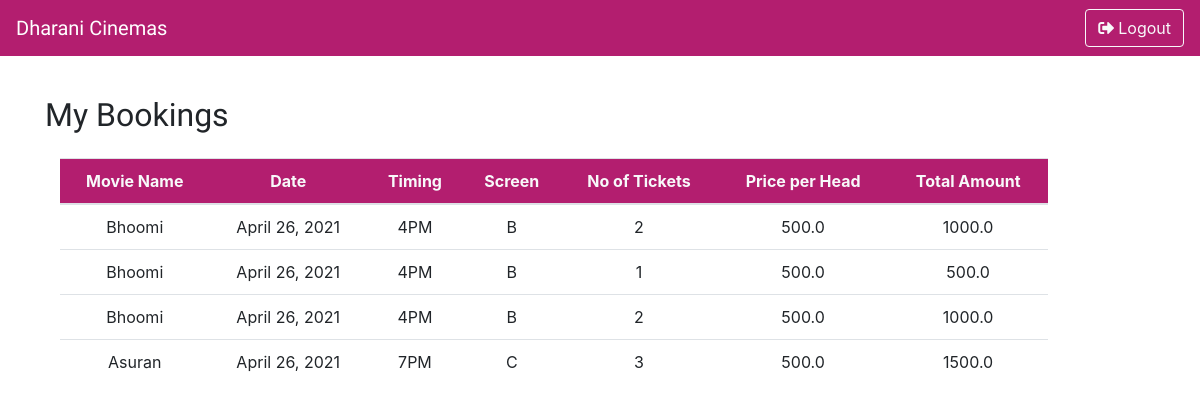
Before: /mybooking/ (signed in) with the older database file.
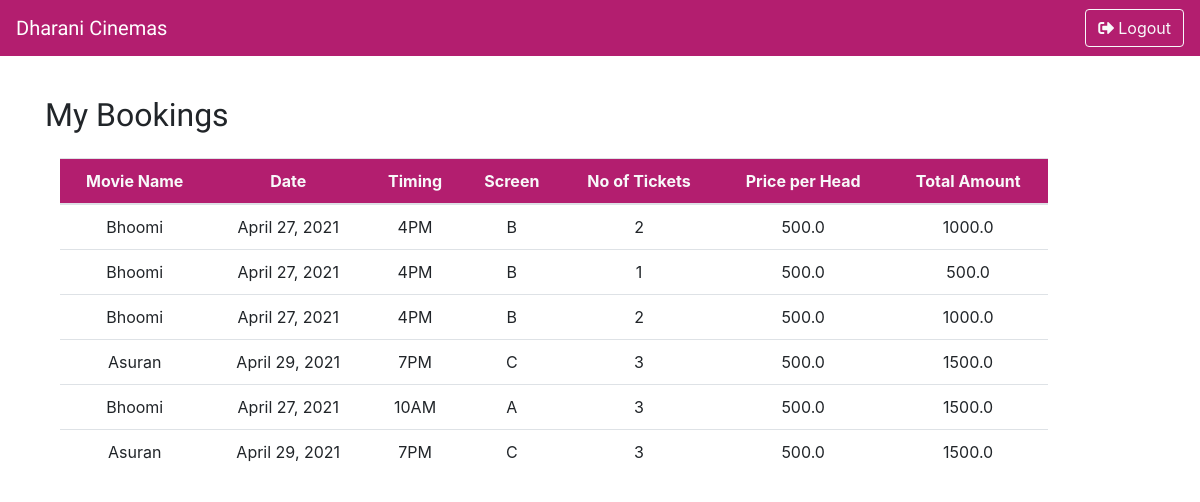
After: the same page with the newer database file.
### booking/models.py (models this page shows)
class Booking(models.Model):
    show = models.ForeignKey(Show,on_delete=models.CASCADE)
    noOfPerson = models.IntegerField()
    ticket_price = models.FloatField()
    user = models.CharField(max_length=500,default="")
    def __str__(self):
        return str(self.ticket_price)+" , "+str(self.noOfPerson)

### home/models.py (models this page shows, shortened)
class Movie(models.Model):
    movie_name = models.CharField(max_length=50)
    image = models.ImageField(blank= True,upload_to='./movie',default = 'default.jpg')
    ticket_price = models.FloatField()
    description = models.CharField(max_length=500,default="")

class Show(models.Model):
    SCREEN = (('A','A'),('B','B'),('C','C'),('D','D'))
    TIMING = (('10AM','10AM'),('1PM','1PM'),('4PM','4PM'),('7PM','7PM'))
    movie =  models.ForeignKey(Movie,on_delete=models.CASCADE)
    screen = models.CharField(max_length=5,choices=SCREEN)
    timing = models.CharField(max_length=5,choices=TIMING)
    date = models.DateField(auto_now=False, auto_now_add=False)
    class Meta:
        unique_together = ('screen', 'timing','date',)

### home/views.py (the view)
# urls.py: path('mybooking/',views.mybooking,name="bookingHistory"),
def mybooking(request):
    user = request.user
    bookingQuery = Booking.objects.filter(user = user.username)
    booking = []
    print(bookingQuery)
    for book in bookingQuery:
        temp = {}
        temp['booking'] = book
        temp['movie'] = book.show.movie.movie_name
        temp['perHead'] = book.ticket_price/book.noOfPerson
        booking.append(temp)
    print(booking)
    context = {
        'bookings':booking
    }
    return render(request,'home/booking_history.html',context)

### templates/home/booking_history.html (shortened to what this page needs)
{% load static %}
<html lang="en">
<head>
    <link
      rel="stylesheet"
      id="theme"
      href="{% static '/css/bootstrap.css' %}"
    />
    <link
      rel="stylesheet"
      href="https://pro.fontawesome.com/releases/v5.10.0/css/all.css"
    />
</head>
<body>
    <nav
      id="userNavbar"
      class="navbar navbar-expand-lg fixed-top navbar-dark bg-primary"
    >
      <div class="collapse navbar-collapse" id="navbarTogglerDemo01">
        <a
          class="navbar-brand"
          href="../"
          style="font-family: 'Patua One', cursive"
          >Dharani Cinemas</a
        >
        <div class="form-inline my-2 my-lg-0">
          <button
            onclick="logout()"
            id="logoutButton"
            class="btn btn-outline-light my-2 my-sm-0"
          >
            <i class="fas fa-sign-out-alt pr-1"></i>Logout
          </button>
        </div>
      </div>
    </nav>
    <div class="container" id="medOrderBody">
        <h2 class="mt-5 pt-5"  style="font-family: 'Patua One', cursive;">My Bookings</h2>
        <div class="col-md-11 mt-4">
        <div class="table-responsive r-scroll">
        <table class="table">
          <thead>
            <tr class="my-head text-light" style="background-color:#b31e6f">
              <th style="text-align:center">Movie Name</th>
              <th style="text-align:center">Date</th>
              <th style="text-align:center">Timing</th>
              <th style="text-align:center">Screen</th>
              <th style="text-align:center">No of Tickets</th>
              <th style="text-align:center">Price per Head</th>
              <th style="text-align:center">Total Amount</th>
            </tr>
          </thead>
          <tbody class="text-center">
            {% for booking in bookings%}
            <tr class="my-row">
              <td style="text-align:center; align-items: center; vertical-align:middle;">{{booking.movie}}</td>
              <td style="text-align:center; align-items: center; vertical-align:middle;">{{booking.booking.show.date}}</td>
              <td style="text-align:center; align-items: center; vertical-align:middle;">{{booking.booking.show.timing}}</td>
              <td style="text-align:center; align-items: center; vertical-align:middle;">{{booking.booking.show.screen}}</td>
              <td style="text-align:center; align-items: center; vertical-align:middle;">{{booking.booking.noOfPerson}}</td>
              <td style="text-align:center; align-items: center; vertical-align:middle;">{{booking.perHead}}</td>
              <td style="text-align:center; align-items: center; vertical-align:middle;">{{booking.booking.ticket_price}}</td>
            </tr>
            {%endfor%}
          </tbody>
        </table>
        </div>
      </div>
      </div>
    <link rel="stylesheet" href="https://pro.fontawesome.com/releases/v5.10.0/css/all.css"
 />
</body>
</html>

Changed rows visible on the page:
changed through a linked row, Booking (number 1 of 6 on the later page): booking.show "April 26, 2021" → "April 27, 2021"
changed through a linked row, Booking (number 2 of 6 on the later page): booking.show "April 26, 2021" → "April 27, 2021"
changed through a linked row, Booking (number 3 of 6 on the later page): booking.show "April 26, 2021" → "April 27, 2021"
changed through a linked row, Booking (number 4 of 6 on the later page): booking.show "April 26, 2021" → "April 29, 2021"
added Booking: movie "Bhoomi", booking.show "April 27, 2021", booking.show.timing "10AM", booking.show.screen "A", booking.noOfPerson "3", perHead "500.0", booking.ticket_price "1500.0"
added Booking: movie "Asuran", booking.show "April 29, 2021", booking.show.timing "7PM", booking.show.screen "C", booking.noOfPerson "3", perHead "500.0", booking.ticket_price "1500.0"
